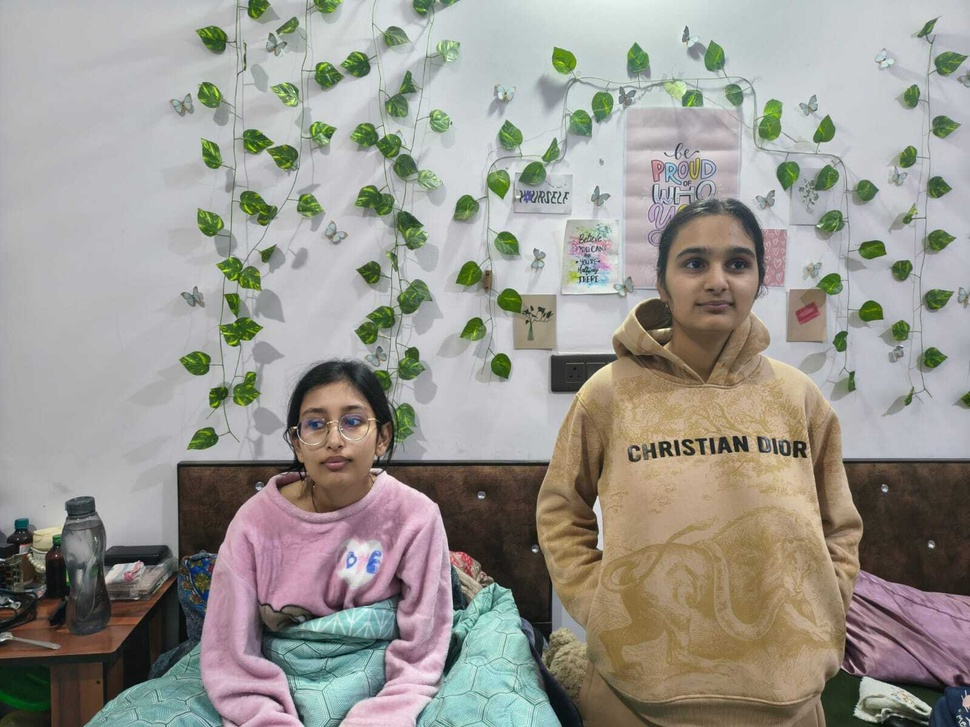
#> input picture test_images/group.jpg, 970 x 727 px, shrunk from 1600 x 1200 before the run
$ python -i haar_cascade.py   (imports and definitions only)
#> lines starting #> are read from the running program, lines starting #| are printed output that depends on the picture
import cv2
import os

def detect_faces_and_eyes(image_path):
#> called with image_path = 'test_images/group.jpg'
    image = cv2.imread(image_path)
#> image is the input picture: shape (727, 970, 3); mean B, G, R 144.7, 151.4, 153.9

    if image is None:
        raise ValueError("Image not found")

    gray = cv2.cvtColor(image, cv2.COLOR_BGR2GRAY)
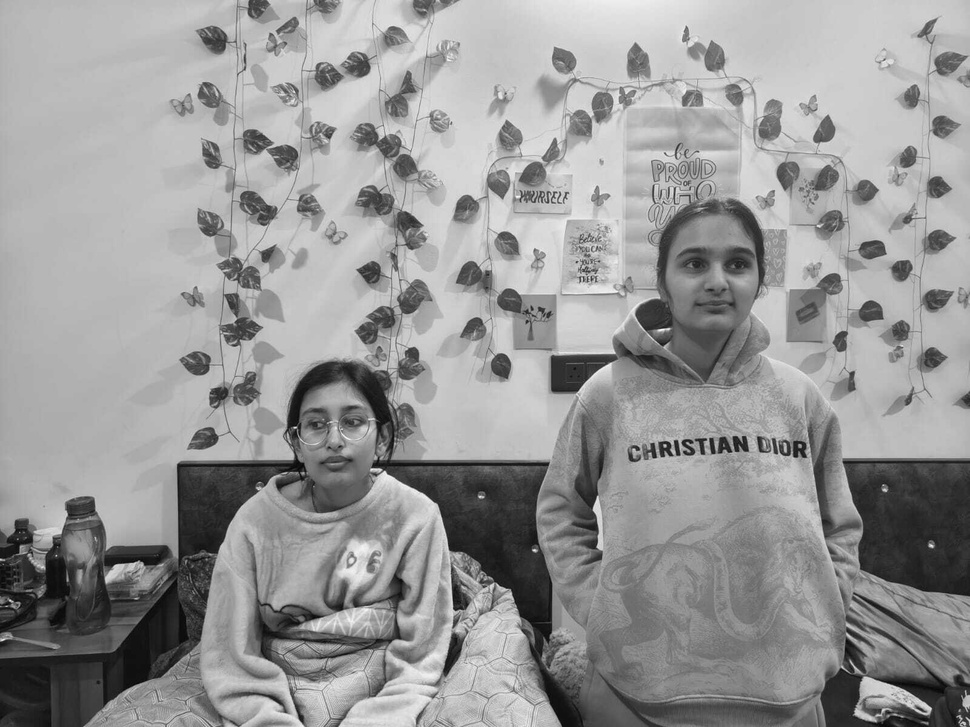
#> gray: shape (727, 970); min 2, max 250, mean 151.4

    face_cascade = cv2.CascadeClassifier(
        "models/haarcascade_frontalface_default.xml"
    )
    eye_cascade = cv2.CascadeClassifier(
        "models/haarcascade_eye.xml"
    )

    faces_strict = face_cascade.detectMultiScale(
        gray,
        scaleFactor=1.05,
        minNeighbors=8,
        minSize=(60, 60)
    )
#> faces_strict = [[284, 383, 102, 102], [657, 216, 121, 121]]

    faces_loose = face_cascade.detectMultiScale(
        gray,
        scaleFactor=1.2,
        minNeighbors=4,
        minSize=(30, 30)
    )
#> faces_loose = [[657, 217, 120, 120], [285, 383, 102, 102]]

    faces = list(faces_strict)
#> faces = [[284, 383, 102, 102], [657, 216, 121, 121]]

    for face in faces_loose:
        if not any(
            abs(face[0] - f[0]) < 20 and abs(face[1] - f[1]) < 20
            for f in faces
        ):
            faces.append(face)
#> this loop made 2 passes

    results = []

    for (x, y, w, h) in faces:
        roi_gray = gray[y:y+h, x:x+w]

        eyes = eye_cascade.detectMultiScale(
            roi_gray,
            scaleFactor=1.1,
            minNeighbors=10,
            minSize=(20, 20)
        )

        results.append({
            "face": (x, y, w, h),
            "eyes": eyes
        })
#> this loop made 2 passes
#> (x, y, w, h, eyes) on pass 2: (657, 216, 121, 121, [[20, 30, 34, 34], [65, 34, 28, 28]])
#> pass 1, in detect_faces_and_eyes, `roi_gray = gray[y:y+h, x:x+w]`:
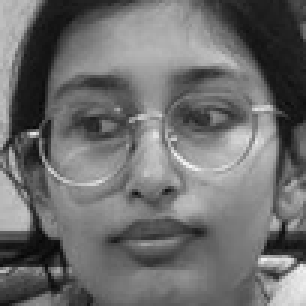
#> roi_gray: shape (102, 102) (shown 3 times larger); min 6, max 245, mean 109.6
#> pass 2, in detect_faces_and_eyes, `roi_gray = gray[y:y+h, x:x+w]`:
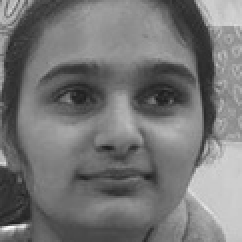
#> roi_gray: shape (121, 121) (shown 2 times larger); min 30, max 250, mean 117.6
#> after the loop, results = 2 items

    return image, results

>>> result = detect_faces_and_eyes('test_images/group.jpg')
